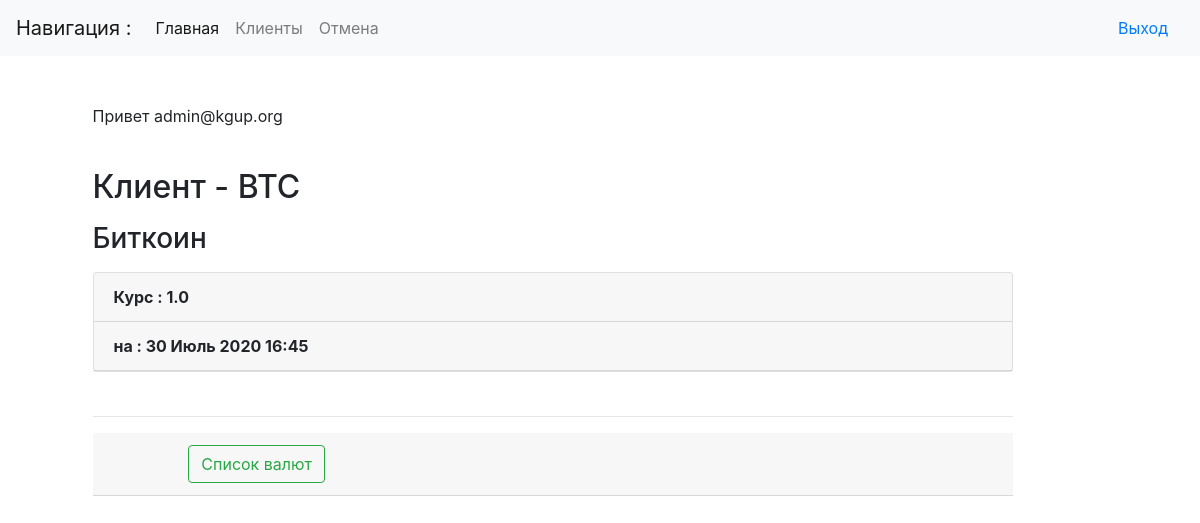
The app's page /currencies/5 (signed in) with its own data.
### conversion/models.py (models this page shows, shortened)
class CustomUser(AbstractBaseUser, PermissionsMixin):
    email = models.EmailField(_('email address'), max_length=254, unique=True)
    first_name = models.CharField(_('first name'), max_length=30, blank=True)
    last_name = models.CharField(_('last name'), max_length=30, blank=True)
    is_staff = models.BooleanField(_('staff status'), default=False,
                                   help_text=_('Designates whether the user can log into this admin site.'))
    is_active = models.BooleanField(_('active'), default=True,
                                    help_text=_('Designates whether this user should be treated as '
                                                'active. Unselect this instead of deleting accounts.'))
    currency = models.ForeignKey(Currency, default=1, on_delete=models.PROTECT, verbose_name='Наименование валюты')
    balance = models.FloatField(_('balance'), default=100)
    date_joined = models.DateTimeField(default=timezone.now)
    objects = CustomUserManager()
    USERNAME_FIELD = 'email'
    REQUIRED_FIELDS = []
    def __str__(self):
        return self.email
    class Meta:
        verbose_name = "Пользователь"
        verbose_name_plural = "Пользователи"

class Currency(models.Model):
    cur_name = models.CharField(default='RUB', max_length=3, unique=True, db_index=True,
                                verbose_name='Наименование валюты')
    curs = models.FloatField(default=0, verbose_name='Курс валюты')
    description = models.CharField(max_length=50, verbose_name='Описание')
    data_update = models.DateTimeField(auto_now=True, verbose_name='Дата обновления')
    class Meta:
        verbose_name = "Курс валюты"
        verbose_name_plural = "Курсы валют"
        ordering = ['cur_name']

### conversion/views.py (the view)
# urls.py: path('currencies/<int:pk>', CurrencyDetailView.as_view(), name='currency-detail'),
class CurrencyDetailView(DetailView):
    model = Currency
    def get_context_data(self, **kwargs):
        context = super().get_context_data(**kwargs)
        if self.request.user.is_authenticated:
            return context
        else:
            return Currency.objects.none()

### templates/conversion/currency_detail.html
{% extends 'base.html' %}
{% load crispy_forms_tags %}
{% block content %}
  {% if user.is_authenticated %}
    <p>Привет {{ request.user }}</p><br>
  {% endif %}
  <h2 class="mb-3">Клиент - {{ currency.cur_name }}</h2>
  <h3 class="mb-3">{{ currency.description }}</h3>
    <div class="card mb-1">
      <p class="card-header"><strong>Курс : {{ currency.curs }}</strong></p>
      <p class="card-header"><strong>на : {% now "j F Y H:i" %} </strong></p>
    </div><br><hr>
    <div class="card-header">
        <div class="row">
            <div class="col-1"></div>
            <div class="col-3"><a href="{% url 'currency-list' %}" class="btn btn-outline-success my-1 my-sm-0" aria-disabled="true">Список валют</a></div>
        </div>
    </div>
{% endblock %}

### records on screen
CustomUser: user "admin@kgup.org"
Currency: cur_name "BTC", description "Биткоин", curs "1.0"
